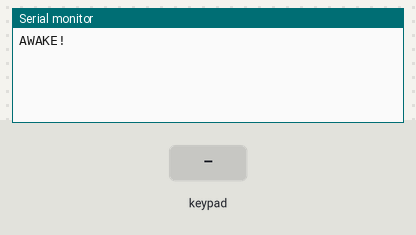
Bench run of a sketch on a simulated ESP32. Shown: the last lines printed to the serial monitor. The test bench sets the inputs (shaded band).

Above: at 1.2 s.
1.3 s: key 'E' pressed
At 1.7 s:
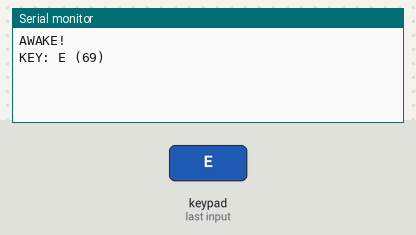
2.8 s: key '.' pressed
At 3.9 s:
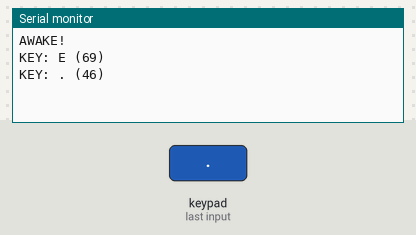
4.3 s: key '*' pressed
At 5.3 s:
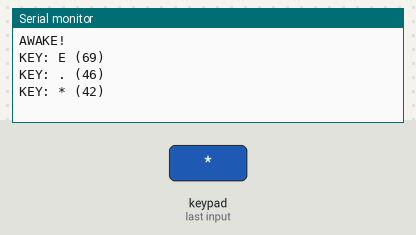
5.8 s: key '/' pressed
At 6.3 s:
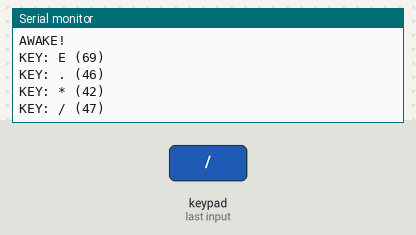
7.3 s: key 'M' pressed
At 8.5 s:
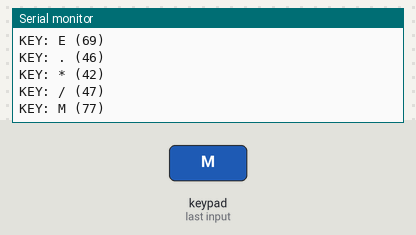
8.8 s: key 'Q' pressed
At 9.9 s:
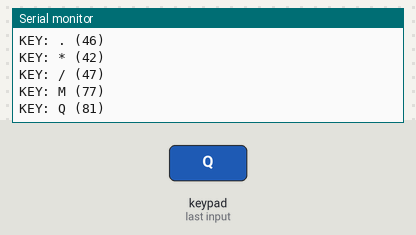

Measured:
- after the input at 1.3 s, the serial monitor: prints a new line at once (image 1)
- after the input at 2.8 s, the serial monitor: prints a new line at once (image 2)
- after the input at 4.3 s, the serial monitor: prints a new line at once (image 3)
- after the input at 5.8 s, the serial monitor: prints a new line at once (image 4)
- after the input at 7.3 s, the serial monitor: prints a new line at once (image 5)
- after the input at 8.8 s, the serial monitor: prints a new line at once (image 6)

The sketch:

RadioShack.ino
```cpp
#include <Keypad.h>

#define ROWS   3
#define COLS   10

#define CLR 'C'
#define CE  'E'
#define CHS 'H'
#define ROOT 'R'
#define INV 'N'
#define SQR 'S'
#define MM 'M'
#define MP 'Q'
#define RM 'R'
#define CM 'T'
#define CLR 'C'

char keys[ROWS][COLS] = {
  {CE,'.','*','/','-','+',MM,MP,'=','%'},
  {'k','l',SQR,INV,CHS,'P',CM,RM,ROOT,CLR},
  {'9','8','7','6','5','4','3','2','1','0'}
};
byte rowPins[ROWS] = {23,22,21};
byte colPins[COLS] = {20,19,18,17,16,15,14,13,12,11};

Keypad customKeypad = Keypad( makeKeymap(keys), rowPins, colPins, ROWS, COLS);

void setup(){
  Serial.begin(115200);
  Serial.println("AWAKE!");
}

void loop(){
  char customKey = customKeypad.getKey();
  if (customKey){
    Serial.printf("KEY: %c (%d)\n", customKey, customKey);
  }
}
```
